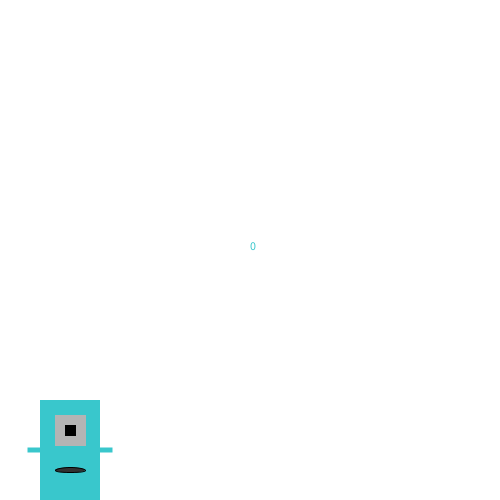
Frame 1 (no input)
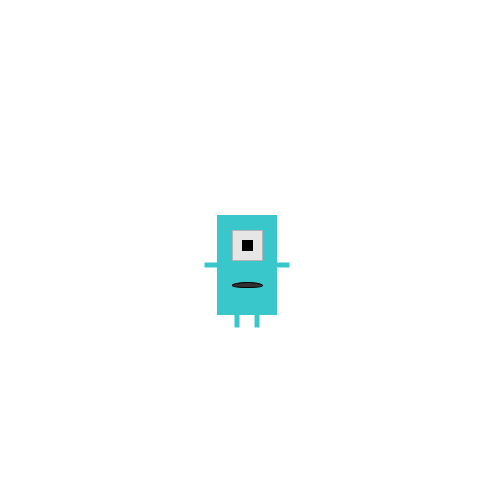
Frame 60 (the mouse pressed at the canvas centre just before this capture)
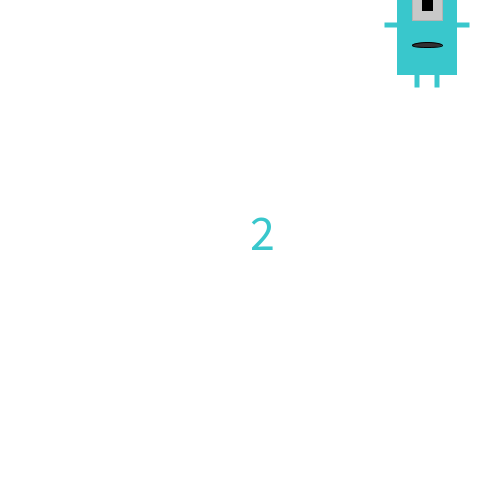
Frame 120 (the mouse held since frame 60 and released just before this capture)

The Processing sketch that drew these frames (run headless with seeded random() and noise(); from frame 60 on, the mouse is pressed at the canvas centre):

// Processing sketch: processing_145757
// ── processing_145757.pde

int monsterY;
int monsterX;
int richtingX;
int richtingY;
int score;
int oog;
boolean test;

//basic
void setup() {
  size(500, 500);
  monsterY = 450;
  monsterX = 70;
  score = 0;
  test = false;
  richtingX = 3;
  richtingY = 5;
  oog = 170;
}


void draw() {
  
  for(int i = 0; i < 5; i++) {
    oog = oog + i;
  }
  if(oog >= 255) {
    oog = 170;
  }
  
  background(255);
  
  if (test == false){
    fill(57, 199, 204);
  }
  
  if (test == true){
    fill(1, 199, 204);
  }

  text(score, 250, 250);
  textSize(50);


  //arms

  noStroke();
  rectMode(CENTER);
  rect(monsterX-30, monsterY, 25, 5);
  rect(monsterX+30, monsterY, 25, 5);


  //legs

  noStroke();
  rectMode(CENTER);
  rect(monsterX-10, monsterY+50, 5, 25);
  rect(monsterX+10, monsterY+50, 5, 25);


  //body
  noStroke();
  rectMode(CENTER);
  rect(monsterX, monsterY, 60, 100);

  //eye



  stroke(180);
  fill(oog);
  rectMode(CENTER);
  rect(monsterX, monsterY-20, 30, 30);

  stroke(0);
  fill(0);
  rect(monsterX, monsterY-20, 10, 10);

  //mouth

  fill(50);
  ellipseMode(CENTER);
  ellipse(monsterX, monsterY+20, 30, 5);
  
  monsterX = monsterX + richtingX;
  monsterY = monsterY + richtingY;
  
  if (monsterX > 500 || monsterX < 0){
    richtingX = -richtingX;
    score = score+1;
  }
  
  if (monsterY >500 || monsterY < 0){
    richtingY = -richtingY;
    score = score+1;
  }
  
  if (score == 10){
    score = 0;
    test = !test;
  }
  
    println(test);
    println(score);

}
